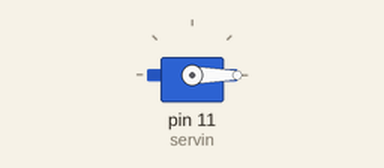
A sketch run on a simulated Arduino Uno, built with avr-gcc and run on an emulated ATmega328P. Parts: servo.

Above: at 0.05 s.
Timing chart, 0 to 4.6 s (numbered marks = the images above):
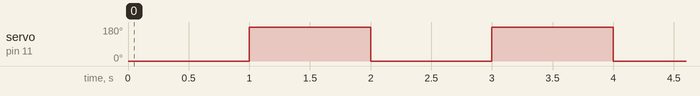

The sketch:

servo.ino
```cpp
#include <Servo.h>
 Servo servin;
void setup() {
  servin.attach(11);
}

void loop() {
  servin.write(0);
  delay(1000);
  servin.write(180);
   delay(1000);
}
```

Measured:
- by itself, servo on pin 11 (servin): alternates 180° for 1.0 s and 0° for 1.0 s
